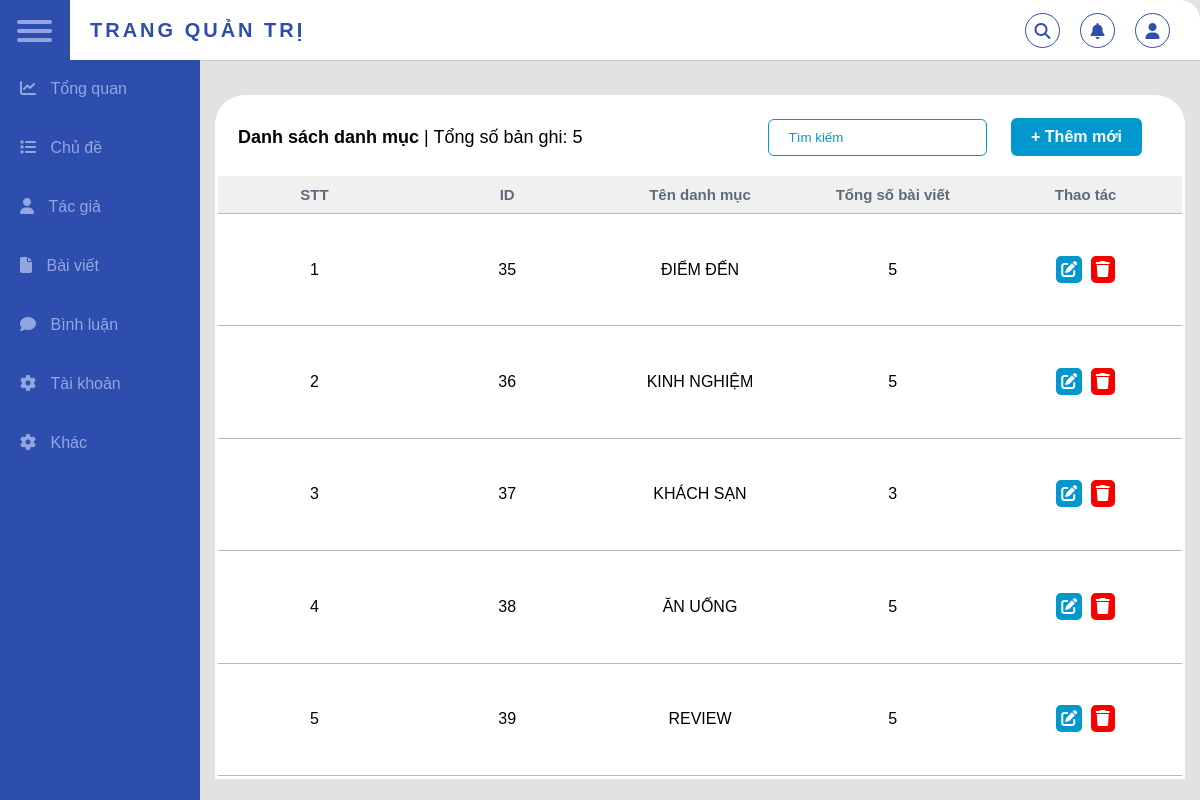
Screenshot of /backend/category_list.php with the database file from the repository.
### tables this page shows
CREATE TABLE `danhmuc` (
  `danhmuc_id` int NOT NULL,
  `ten_danhmuc` varchar(255) NOT NULL
);

### backend/database.php (called while the page is built, shortened)
<?php
class Database
{
    public $host = "localhost";
    public $user = "root";
    public $pass  = "";
    public $dbname  = "review";
    public $link;
    private function connectDB()
    {
        $this->link = new mysqli(
            $this->host,
            $this->user,
            $this->pass,
            $this->dbname
        );
    }
    public function select($query)
    {
        $result = $this->link->query($query) or
            die($this->link->error . __LINE__);
        if ($result->num_rows > 0) {
            return $result;
        } else {
            return false;
        }
    }
}

### backend/category_class.php (called while the page is built, shortened)
<?php
include_once "database.php";
?>
<?php
class category
{
    private $db;
    public function __construct()
    {
        $this->db = new Database();
    }
    public function show_category()
    {
        $query = "SELECT danhmuc.*, COUNT(baiviet.baiviet_id)
        FROM danhmuc LEFT JOIN baiviet ON danhmuc.danhmuc_id = baiviet.danhmuc_id
        GROUP BY danhmuc_id, ten_danhmuc
        ORDER BY danhmuc_id ASC";
        $result = $this->db->select($query);
        return $result;
    }
    public function count_category()
    {
        $query = "SELECT COUNT(*) FROM danhmuc";
        $result = $this->db->select($query);
        return $result;
    }
}
?>

### backend/category_list.php (the view, shortened to what this page needs)
<?php
include "header_backend.php";
include_once "category_class.php";
?>
<?php
$category = new category;
$show_category = $category->show_category();
$total_category = $category->count_category();
$result_total_category = $total_category->fetch_assoc();
?>
<link rel="stylesheet" href="../css/sticky_table.css" />
<link rel="stylesheet" href="../css/dialog_final.css" />
<link rel="stylesheet" href="https://cdnjs.cloudflare.com/ajax/libs/font-awesome/6.5.2/css/all.min.css" />
<div class="table">
    <div class="table_header">
        <p><b>Danh sách danh mục</b> | Tổng số bản ghi: <?php echo $result_total_category['COUNT(*)']; ?></p>
        <div>
            <input placeholder="Tìm kiếm" />
            <a href="#add-category-dialog" class="button">+ Thêm mới</a>
                    <?php include "category_add.php"; ?>
        </div>
    </div>
    <div class="table_section">
        <table>
            <thead>
                <tr>
                    <th>STT</th>
                    <th>ID</th>
                    <th>Tên danh mục</th>
                    <th>Tổng số bài viết</th>
                    <th>Thao tác</th>
                </tr>
            </thead>
            <tbody>
                <?php
                if ($show_category) {
                    $i = 0;
                    while ($result = $show_category->fetch_assoc()) {
                        $i++;
                ?>
                        <tr>
                            <td><?php echo $i; ?></td>
                            <td><?php echo $result['danhmuc_id']; ?></td>
                            <td><?php echo $result['ten_danhmuc']; ?></td>
                            <td><?php echo $result['COUNT(baiviet.baiviet_id)']; ?></td>
                            <td>
                                <a href="category_update.php?danhmuc_id=<?php echo $result['danhmuc_id'] ?>" class="btn btn-update"><i class="fa-solid fa-pen-to-square"></i></a>
                                <a href="category_delete.php?danhmuc_id=<?php echo $result['danhmuc_id'] ?>" class="btn btn-delete"><i class="fa-solid fa-trash"></i></a>
                            </td>
                        </tr>
                <?php
                    }
                }
                ?>
            </tbody>
        </table>
    </div>
</div>

### css/styles.css (style rules this page uses)
* { margin: 0; list-style-type: none; padding: 0px; text-decoration: none; box-sizing: border-box; font-family: "Monsterrat", sans-serif; }
body { background-color: #e2e2e2; }

### css/sticky_table.css (style rules this page uses)
* { margin: 0; padding: 0; box-sizing: border-box; }
body { font-family: "Poppins", sans-serif; overflow: hidden; }
.table { width: 100%; border: 3px solid #ffffff; border-top-left-radius: 30px; border-top-right-radius: 30px; background-color: #ffffff; }
.table_header { display: flex; justify-content: space-between; align-items: center; flex-wrap: wrap; padding: 20px; background-color: #ffffff; border-top-left-radius: 25px; border-top-right-radius: 25px; }
.table_header p { color: #000000; font-size: 18px; }
.table_section { height: 600px; overflow: auto; }
table { width: 100%; height: 100%; table-layout: fixed; min-width: 900px; border-collapse: collapse; }
thead th { position: sticky; top: 0; background-color: #f0f0f0; color: #5e6a78; font-size: 15px; }
th, td { border-bottom: 1px solid #b8b8b8; padding: 10px 20px; word-break: break-all; text-align: center; }
.btn-update { background-color: #0298cf; color: #fff; padding: 5px 5px; border-radius: 5px; text-decoration: none; margin-right: 4px; }
.btn-delete { background-color: #f80000; color: #fff; padding: 5px 5px; border-radius: 5px; text-decoration: none; }
::placeholder { color: #0298cf; }
.table_header p { color: #000000; }
.table_header div a.button { margin: 0 20px; }
input { padding: 10px 20px; border: 1px solid #0298cf; border-radius: 6px; color: #0298cf; }
table { width: 100%; table-layout: fixed; min-width: 900px; border-collapse: collapse; }

### backend/category_list.php (style rules this page uses)
.button { display: inline-block; padding: 10px 20px; background-color: #0298cf; color: #fff; text-decoration: none; border: none; border-radius: 6px; cursor: pointer; font-size: 16px; font-weight: bold; transition: background-color 0.3s ease; }

### rows the page displays
danhmuc: danhmuc_id "35", ten_danhmuc "ĐIỂM ĐẾN", COUNT "5"
danhmuc: danhmuc_id "36", ten_danhmuc "KINH NGHIỆM", COUNT "5"
danhmuc: danhmuc_id "37", ten_danhmuc "KHÁCH SẠN", COUNT "3"
danhmuc: danhmuc_id "38", ten_danhmuc "ĂN UỐNG", COUNT "5"
danhmuc: danhmuc_id "39", ten_danhmuc "REVIEW", COUNT "5"

### other values shown
$result_total_category['COUNT(*)'] "5"
